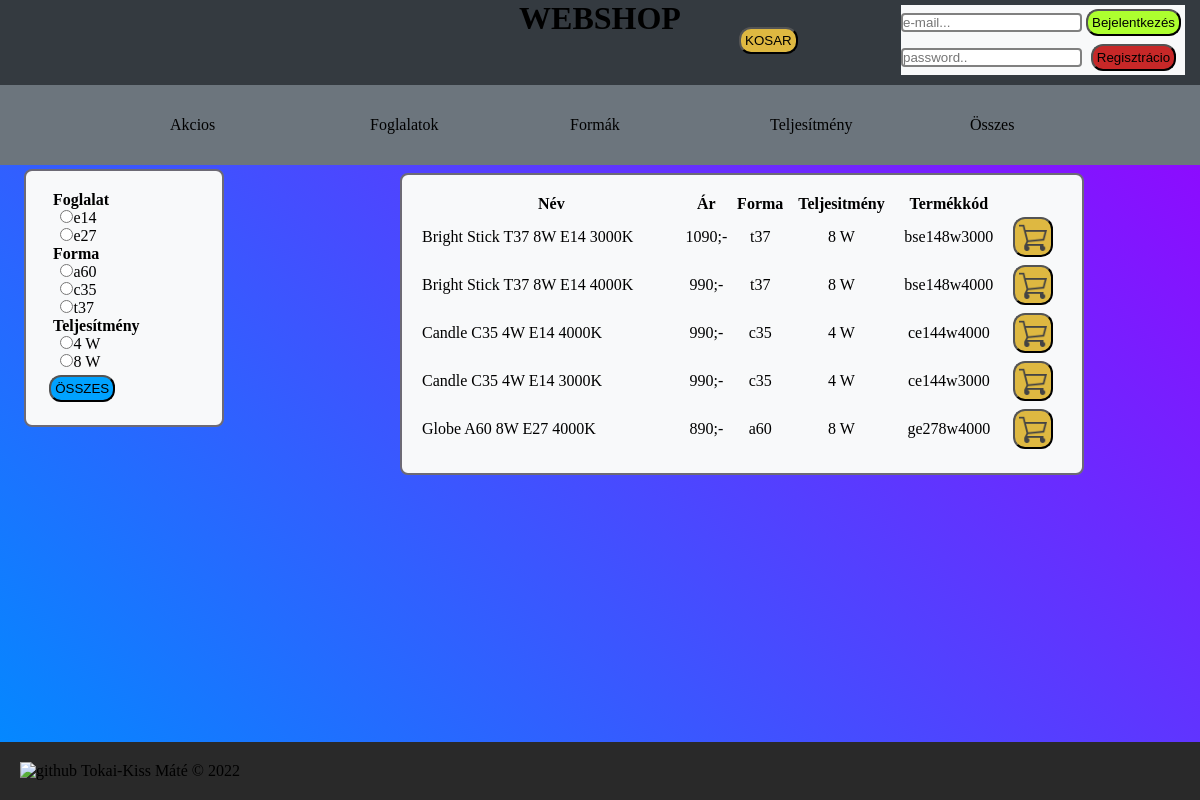
The page / on the database its author committed.
### tables this page shows
CREATE TABLE `termek` (
  `termek_id` int(11) NOT NULL,
  `nev` varchar(50) NOT NULL,
  `ar` int(11) NOT NULL,
  `keszlet` int(11) NOT NULL,
  `foglalat` varchar(20) NOT NULL,
  `forma` varchar(20) NOT NULL,
  `teljesitmeny` int(11) NOT NULL,
  `szinhomerseklet` int(11) NOT NULL,
  `termekkod` varchar(20) NOT NULL,
  `ean` int(13) NOT NULL,
  `allapot` varchar(20) NOT NULL,
  `leiras` text NOT NULL,
  `elerheto` enum('1','0') NOT NULL,
  `akcio` enum('1','0') NOT NULL,
  `marka` varchar(20) NOT NULL
);

### index.php (the view, shortened to what this page needs)
<?php
    include 'header.php';
    if (isset($_GET['keres'])) {
        $keres = $_GET['keres'];
        $ertek = $_GET['ertek'];
    }else{
        $keres = 1;
        $ertek = 1;
    }
?>
<div class="container">
    <div class="menu-container">
    <div class="menu">
    <ul>
        <li><h4>Foglalat</h4>
            <ul>
                <?php
                    if ($result = $mysqli->query("SELECT foglalat FROM `termek` WHERE 1 GROUP BY foglalat")) {
                        while ($row = $result->fetch_assoc()) {
                            echo '<li>';
                            if ($row["foglalat"]==$ertek) {
                                echo '<input checked type="radio" name="foglalat_radio" value="'.$row["foglalat"].'" onclick='."'".'foglalat("'.$row["foglalat"].'")'."'>";
                            }else {
                                echo '<input type="radio" name="foglalat_radio" value="'.$row["foglalat"].'" onclick='."'".'foglalat("'.$row["foglalat"].'")'."'>";
                            }
                            echo '<label>'.$row["foglalat"].'</label>';
                            echo '</li>';
                            }
                        }
                ?>
            </ul>
        </li>
        <li><h4>Forma</h4>
            <ul>
                <?php
                    if ($result = $mysqli->query("SELECT forma FROM `termek` WHERE 1 GROUP BY forma")) {
                        while ($row = $result->fetch_assoc()) {
                            echo '<li>';
                            if ($row["forma"]==$ertek) {
                                echo '<input checked type="radio" name="forma_radio" value="'.$row["forma"].'" onclick='."'".'forma("'.$row["forma"].'")'."'>";
                            }else {
                                echo '<input type="radio" name="forma_radio" value="'.$row["forma"].'" onclick='."'".'forma("'.$row["forma"].'")'."'>";
                            }
                            echo '<label>'.$row["forma"].'</label>';
                            echo '</li>';
                            }
                        }
                ?>
            </ul>
        </li>
        <li><h4>Teljesítmény</h4>
            <ul>
                <?php
                    if ($result = $mysqli->query("SELECT teljesitmeny FROM `termek` WHERE 1 GROUP BY teljesitmeny")) {
                        while ($row = $result->fetch_assoc()) {
                            echo '<li>';
                            if ($row["teljesitmeny"]==$ertek) {
                                echo '<input checked type="radio" name="teljesitmeny_radio" value="'.$row["teljesitmeny"].'" onclick='."'".'teljesitmeny("'.$row["teljesitmeny"].'")'."'>";
                            }else {
                                echo '<input type="radio" name="teljesitmeny_radio" value="'.$row["teljesitmeny"].'" onclick='."'".'teljesitmeny("'.$row["teljesitmeny"].'")'."'>";
                            }
                            echo '<label>'.$row["teljesitmeny"].' W</label>';
                            echo '</li>';
                            }
                        }
                ?>
            </ul>
        </li>
    </ul>
    <button class="btn-blue" onclick="reset()">ÖSSZES</button>
    </div>
    </div>
    <div class="content">
        <div class="table-container">
        <table id="products_table">
<?php
    echo '<tr>';
        echo '<th>Név</th>';
        echo '<th>Ár</th>';
        echo '<th>Forma</th>';
        echo '<th>Teljesitmény</th>';
        echo '<th>Termékkód</th>';
        echo '<th></th>';
    echo '</tr>';
    if ($result = $mysqli->query("SELECT * FROM `termek` WHERE keszlet > 0 AND elerheto = 1 AND ".$keres.' LIKE "'.$ertek.'"')) {
        while ($row = $result->fetch_assoc()) {
            echo '<tr>';
                echo '<td><a href="product.php?termekid='.$row["termek_id"].'">'.$row["nev"].'</a></td>';
                echo '<td>'.$row["ar"].';-</td>';
                echo '<td>'.$row["forma"].'</td>';
                echo '<td>'.$row["teljesitmeny"].' W</td>';
                echo '<td>'.$row["termekkod"].'</td>';
                echo '<td onclick=kosarba('.$row["termek_id"].')><button class="cart-btn btn-yellow"><img src="/vizsgaremek/images/cart.webp" alt="cart"></button></td>';
            echo '</tr>';
        }
    }
?>
        </table>
    </div>
    </div>
</div>
    <footer>
        <a href="https://github.com/tkissMate/vizsgaremek"><img src="images/github-brand-logo-47401.webp" alt="github" style="height: 80px;"></a>
        <p>Tokai-Kiss Máté &copy; 2022</p>
    </footer>
    </body>
</html>

### header.php (shortened to what this page needs)
<!DOCTYPE html>
<html lang="hu">
<head>
    <link rel="stylesheet" href="styles/style.css">
</head>
<body>
    <header>
        <div class="login-bar">
            <?php
                echo '<a href="kosar.php"><button class="btn-yellow">KOSAR</button></a>';
                if (isset($_SESSION['email'])) {
                    echo '<a href="account.php"><button class="btn-blue">Fiók</button></a>';
                    echo '<form class="login-form" action="includes/logout.php" method="post">
                            <button class="btn-red" type="submit" name="submit-logout">Kijelentkezés</button>
                        </form>'
                        ;
                }
                else{
                    echo '
                <form class="login-form" action="includes/login.php" method="post">
                <table>
                    <tr>
                    <td><input type="text" name="email" placeholder="e-mail..."></td>
                    <td><button class="btn-green" type="submit" name="submit-login">Bejelentkezés</button></td>
                    </tr>
                    <tr>
                    <td><input type="password" name="pwd" placeholder="password.."></td>
                    <td><button class="btn-red"><a href="reg/register.html">Regisztrácio</a></button></td>
                    </tr>
                </table>
                </form>';
                }
            ?>
        </div>
        <h1><a href="index.php">WEBSHOP</a></h1>
            <nav class="nav-bar">
                <ul>
                    <li><a href="index.php?keres=akcio&ertek=1">Akcios</a></li>
                    <li>
                        <div class="dropdown">
                            <a href="index.php">Foglalatok</a>
                        </div>
                    </li>
                    <li>
                        <div class="dropdown">
                            <a href="index.php">Formák</a>
                        </div>
                    </li>
                    <li>
                    <div class="dropdown">
                            <a href="index.php">Teljesítmény</a>
                        </div>
                    </li>
                    <li><a href="index.php">Összes</a></li>
                </ul>
            </nav>
    </header>

### styles/style.css (style rules this page uses)
* { margin: 0; padding: 0; }
body { box-sizing: border-box; background: linear-gradient(45deg, #008cff, #9900ff); min-height: 100vh; padding-bottom: 124px; position: relative; }
button { border-radius: 12px; padding: 4px; margin: 4px; transition-duration: 0.4s; cursor: pointer; }
.btn-green { background-color: greenyellow; }
.btn-red { background-color: rgb(199, 40, 40); }
.btn-blue { background-color: #00a2ff; }
.btn-yellow { background-color: #DEB841; }
.cart-btn { width: 40px; height: 40px; }
.cart-btn img { width: 100%; }
header { background-color: #6c757d; width: 100%; }
h1 { background-color: #343a40; text-align: center; height: 85px; }
.nav-bar { color: white; width: 100%; height: 80px; display: flex; justify-content: center; align-items: center; }
a { color: black; text-decoration: none; }
nav ul { display: flex; justify-content: center; }
nav ul li { display: inline-flex; width: 100px; padding-left: 70px; margin-right: 30px; }
.login-bar { display: inline-flex; height: 80px; width: 450px; padding-top: 5px; position: fixed; display: flex; align-items: center; justify-content: space-between; top: -5px; z-index: 1000; right: 15px; }
.login-form { height: 100%; display: flex; align-items: center; justify-content: space-between; }
input { border: 2px solid grey; border-radius: 4px; transition-duration: 0.4s; }
.container { display: grid; grid-template-columns: 1fr 2fr; grid-template-rows: auto; }
.menu-container { padding: 1%; }
.menu { width: 40%; margin-left: 5%; padding: 5%; border: 2px solid #6D6A75; border-radius: 8px; background-color: #f8f9fa; }
.content { padding-top: 1%; }
.table-container { border-radius: 8px; background-color: #f8f9fa; border: 2px solid #6D6A75; width: 80%; padding: 20px; }
table { width: 100%; border-collapse: collapse; background-color: #f8f9fa; }
tr { transition-duration: 0.4s; }
td:nth-child(1) { text-align: left; }
td { text-align: center; }
th { text-transform: capitalize; }
.menu ul { margin-left: 5%; }
.menu ul li { list-style-type: none; }
footer { box-sizing: border-box; width: 100%; padding: 20px; background-color: #292929; position: absolute; bottom: 0; }
footer * { display: inline; }

### rows shown on the page
termek: nev "Bright Stick T37 8W E14 3000K", ar "1090", forma "t37", teljesitmeny "8", termekkod "bse148w3000"
termek: nev "Bright Stick T37 8W E14 4000K", ar "990", forma "t37", teljesitmeny "8", termekkod "bse148w4000"
termek: nev "Candle C35 4W E14 4000K", ar "990", forma "c35", teljesitmeny "4", termekkod "ce144w4000"
termek: nev "Candle C35 4W E14 3000K", ar "990", forma "c35", teljesitmeny "4", termekkod "ce144w3000"
termek: nev "Globe A60 8W E27 4000K", ar "890", forma "a60", teljesitmeny "8", termekkod "ge278w4000"

### other values the page prints
$row["foglalat"] "e14"
$row["foglalat"] "e27"
$row["forma"] "a60"
$row["forma"] "c35"
$row["forma"] "t37"
$row["teljesitmeny"] "4"
$row["teljesitmeny"] "8"
